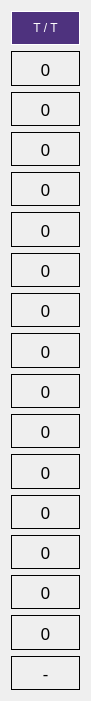
    <widget class="QWidget" name="verticalLayoutWidget_10">
     <property name="geometry">
      <rect>
       <x>840</x>
       <y>250</y>
       <width>91</width>
       <height>701</height>
      </rect>
     </property>
     <layout class="QVBoxLayout" name="verticalLayout_11">
      <item>
       <widget class="QLabel" name="label_16">
        <property name="styleSheet">
         <string notr="true">font: 75 16pt &quot;Bahnschrift&quot;;
background-color: rgb(78, 50, 126);
color:rgb(255,255,255);</string>
        </property>
        <property name="frameShape">
         <enum>QFrame::Panel</enum>
        </property>
        <property name="text">
         <string>T / T</string>
        </property>
        <property name="alignment">
         <set>Qt::AlignCenter</set>
        </property>
       </widget>
      </item>
      <item>
       <widget class="QLabel" name="label_tack_1">
        <property name="font">
         <font>
          <family>Bahnschrift</family>
          <pointsize>13</pointsize>
         </font>
        </property>
        <property name="frameShape">
         <enum>QFrame::Panel</enum>
        </property>
        <property name="text">
         <string>0</string>
        </property>
        <property name="alignment">
         <set>Qt::AlignCenter</set>
        </property>
       </widget>
      </item>
      <item>
       <widget class="QLabel" name="label_tack_2">
        <property name="font">
         <font>
          <family>Bahnschrift</family>
          <pointsize>13</pointsize>
         </font>
        </property>
        <property name="frameShape">
         <enum>QFrame::Panel</enum>
        </property>
        <property name="text">
         <string>0</string>
        </property>
        <property name="alignment">
         <set>Qt::AlignCenter</set>
        </property>
       </widget>
      </item>
      <item>
       <widget class="QLabel" name="label_tack_3">
        <property name="font">
         <font>
          <family>Bahnschrift</family>
          <pointsize>13</pointsize>
         </font>
        </property>
        <property name="frameShape">
         <enum>QFrame::Panel</enum>
        </property>
        <property name="text">
         <string>0</string>
        </property>
        <property name="alignment">
         <set>Qt::AlignCenter</set>
        </property>
       </widget>
      </item>
      <item>
       <widget class="QLabel" name="label_tack_4">
        <property name="font">
         <font>
          <family>Bahnschrift</family>
          <pointsize>13</pointsize>
         </font>
        </property>
        <property name="frameShape">
         <enum>QFrame::Panel</enum>
        </property>
        <property name="text">
         <string>0</string>
        </property>
        <property name="alignment">
         <set>Qt::AlignCenter</set>
        </property>
       </widget>
      </item>
      <item>
       <widget class="QLabel" name="label_tack_5">
        <property name="font">
         <font>
          <family>Bahnschrift</family>
          <pointsize>13</pointsize>
         </font>
        </property>
        <property name="frameShape">
         <enum>QFrame::Panel</enum>
        </property>
        <property name="text">
         <string>0</string>
        </property>
        <property name="alignment">
         <set>Qt::AlignCenter</set>
        </property>
       </widget>
      </item>
      <item>
       <widget class="QLabel" name="label_tack_6">
        <property name="font">
         <font>
          <family>Bahnschrift</family>
          <pointsize>13</pointsize>
         </font>
        </property>
        <property name="frameShape">
         <enum>QFrame::Panel</enum>
        </property>
        <property name="text">
         <string>0</string>
        </property>
        <property name="alignment">
         <set>Qt::AlignCenter</set>
        </property>
       </widget>
      </item>
      <item>
       <widget class="QLabel" name="label_tack_7">
        <property name="font">
         <font>
          <family>Bahnschrift</family>
          <pointsize>13</pointsize>
         </font>
        </property>
        <property name="frameShape">
         <enum>QFrame::Panel</enum>
        </property>
        <property name="text">
         <string>0</string>
        </property>
        <property name="alignment">
         <set>Qt::AlignCenter</set>
        </property>
       </widget>
      </item>
      <item>
       <widget class="QLabel" name="label_tack_8">
        <property name="font">
         <font>
          <family>Bahnschrift</family>
          <pointsize>13</pointsize>
         </font>
        </property>
        <property name="frameShape">
         <enum>QFrame::Panel</enum>
        </property>
        <property name="text">
         <string>0</string>
        </property>
        <property name="alignment">
         <set>Qt::AlignCenter</set>
        </property>
       </widget>
      </item>
      <item>
       <widget class="QLabel" name="label_tack_9">
        <property name="font">
         <font>
          <family>Bahnschrift</family>
          <pointsize>13</pointsize>
         </font>
        </property>
        <property name="frameShape">
         <enum>QFrame::Panel</enum>
        </property>
        <property name="text">
         <string>0</string>
        </property>
        <property name="alignment">
         <set>Qt::AlignCenter</set>
        </property>
       </widget>
      </item>
      <item>
       <widget class="QLabel" name="label_tack_10">
        <property name="font">
         <font>
          <family>Bahnschrift</family>
          <pointsize>13</pointsize>
         </font>
        </property>
        <property name="frameShape">
         <enum>QFrame::Panel</enum>
        </property>
        <property name="text">
         <string>0</string>
        </property>
        <property name="alignment">
         <set>Qt::AlignCenter</set>
        </property>
       </widget>
      </item>
      <item>
       <widget class="QLabel" name="label_tack_11">
        <property name="font">
         <font>
          <family>Bahnschrift</family>
          <pointsize>13</pointsize>
         </font>
        </property>
        <property name="frameShape">
         <enum>QFrame::Panel</enum>
        </property>
        <property name="text">
         <string>0</string>
        </property>
        <property name="alignment">
         <set>Qt::AlignCenter</set>
        </property>
       </widget>
      </item>
      <item>
       <widget class="QLabel" name="label_tack_12">
        <property name="font">
         <font>
          <family>Bahnschrift</family>
          <pointsize>13</pointsize>
         </font>
        </property>
        <property name="frameShape">
         <enum>QFrame::Panel</enum>
        </property>
        <property name="text">
         <string>0</string>
        </property>
        <property name="alignment">
         <set>Qt::AlignCenter</set>
        </property>
       </widget>
      </item>
      <item>
       <widget class="QLabel" name="label_tack_13">
        <property name="font">
         <font>
          <family>Bahnschrift</family>
          <pointsize>13</pointsize>
         </font>
        </property>
        <property name="frameShape">
         <enum>QFrame::Panel</enum>
        </property>
        <property name="text">
         <string>0</string>
        </property>
        <property name="alignment">
         <set>Qt::AlignCenter</set>
        </property>
       </widget>
      </item>
      <item>
       <widget class="QLabel" name="label_tack_14">
        <property name="font">
         <font>
          <family>Bahnschrift</family>
          <pointsize>13</pointsize>
         </font>
        </property>
        <property name="frameShape">
         <enum>QFrame::Panel</enum>
        </property>
        <property name="text">
         <string>0</string>
        </property>
        <property name="alignment">
         <set>Qt::AlignCenter</set>
        </property>
       </widget>
      </item>
      <item>
       <widget class="QLabel" name="label_tack_15">
        <property name="font">
         <font>
          <family>Bahnschrift</family>
          <pointsize>13</pointsize>
         </font>
        </property>
        <property name="frameShape">
         <enum>QFrame::Panel</enum>
        </property>
        <property name="text">
         <string>0</string>
        </property>
        <property name="alignment">
         <set>Qt::AlignCenter</set>
        </property>
       </widget>
      </item>
      <item>
       <widget class="QLabel" name="label_tack_16">
        <property name="font">
         <font>
          <family>Bahnschrift</family>
          <pointsize>13</pointsize>
         </font>
        </property>
        <property name="frameShape">
         <enum>QFrame::Panel</enum>
        </property>
        <property name="text">
         <string>-</string>
        </property>
        <property name="alignment">
         <set>Qt::AlignCenter</set>
        </property>
       </widget>
      </item>
     </layout>
    </widget>
